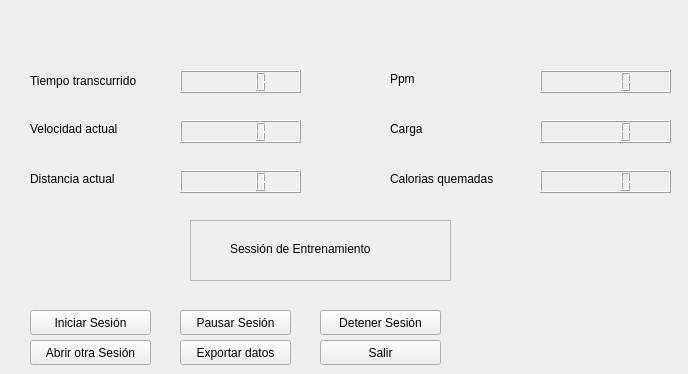
<?xml version="1.0" encoding="UTF-8"?>
<ui version="4.0">
 <class>weightwindow</class>
 <widget class="QWidget" name="weightwindow">
  <property name="geometry">
   <rect>
    <x>0</x>
    <y>0</y>
    <width>688</width>
    <height>374</height>
   </rect>
  </property>
  <property name="windowTitle">
   <string>Form</string>
  </property>
  <widget class="QLabel" name="label">
   <property name="geometry">
    <rect>
     <x>30</x>
     <y>70</y>
     <width>151</width>
     <height>21</height>
    </rect>
   </property>
   <property name="text">
    <string>Tiempo transcurrido</string>
   </property>
  </widget>
  <widget class="QLabel" name="label_2">
   <property name="geometry">
    <rect>
     <x>30</x>
     <y>120</y>
     <width>121</width>
     <height>17</height>
    </rect>
   </property>
   <property name="text">
    <string>Velocidad actual</string>
   </property>
  </widget>
  <widget class="QLabel" name="label_3">
   <property name="geometry">
    <rect>
     <x>30</x>
     <y>170</y>
     <width>111</width>
     <height>17</height>
    </rect>
   </property>
   <property name="text">
    <string>Distancia actual</string>
   </property>
  </widget>
  <widget class="QLabel" name="label_4">
   <property name="geometry">
    <rect>
     <x>390</x>
     <y>70</y>
     <width>67</width>
     <height>17</height>
    </rect>
   </property>
   <property name="text">
    <string>Ppm</string>
   </property>
  </widget>
  <widget class="QLabel" name="label_5">
   <property name="geometry">
    <rect>
     <x>390</x>
     <y>120</y>
     <width>67</width>
     <height>17</height>
    </rect>
   </property>
   <property name="text">
    <string>Carga</string>
   </property>
  </widget>
  <widget class="QLabel" name="label_6">
   <property name="geometry">
    <rect>
     <x>390</x>
     <y>170</y>
     <width>141</width>
     <height>17</height>
    </rect>
   </property>
   <property name="text">
    <string>Calorias quemadas</string>
   </property>
  </widget>
  <widget class="QLCDNumber" name="lcdNumber">
   <property name="geometry">
    <rect>
     <x>180</x>
     <y>70</y>
     <width>121</width>
     <height>23</height>
    </rect>
   </property>
  </widget>
  <widget class="QLCDNumber" name="lcdNumber_2">
   <property name="geometry">
    <rect>
     <x>180</x>
     <y>120</y>
     <width>121</width>
     <height>23</height>
    </rect>
   </property>
  </widget>
  <widget class="QLCDNumber" name="lcdNumber_3">
   <property name="geometry">
    <rect>
     <x>180</x>
     <y>170</y>
     <width>121</width>
     <height>23</height>
    </rect>
   </property>
  </widget>
  <widget class="QLCDNumber" name="lcdNumber_4">
   <property name="geometry">
    <rect>
     <x>540</x>
     <y>70</y>
     <width>131</width>
     <height>23</height>
    </rect>
   </property>
  </widget>
  <widget class="QLCDNumber" name="lcdNumber_5">
   <property name="geometry">
    <rect>
     <x>540</x>
     <y>120</y>
     <width>131</width>
     <height>23</height>
    </rect>
   </property>
  </widget>
  <widget class="QLCDNumber" name="lcdNumber_6">
   <property name="geometry">
    <rect>
     <x>540</x>
     <y>170</y>
     <width>131</width>
     <height>23</height>
    </rect>
   </property>
  </widget>
  <widget class="QFrame" name="frame">
   <property name="geometry">
    <rect>
     <x>190</x>
     <y>220</y>
     <width>261</width>
     <height>61</height>
    </rect>
   </property>
   <property name="frameShape">
    <enum>QFrame::StyledPanel</enum>
   </property>
   <property name="frameShadow">
    <enum>QFrame::Raised</enum>
   </property>
   <widget class="QLabel" name="label_7">
    <property name="geometry">
     <rect>
      <x>40</x>
      <y>20</y>
      <width>201</width>
      <height>17</height>
     </rect>
    </property>
    <property name="text">
     <string>Sessión de Entrenamiento</string>
    </property>
   </widget>
  </widget>
  <widget class="QPushButton" name="pushButton">
   <property name="geometry">
    <rect>
     <x>30</x>
     <y>310</y>
     <width>121</width>
     <height>25</height>
    </rect>
   </property>
   <property name="text">
    <string>Iniciar Sesión</string>
   </property>
  </widget>
  <widget class="QPushButton" name="pushButton_2">
   <property name="geometry">
    <rect>
     <x>30</x>
     <y>340</y>
     <width>121</width>
     <height>25</height>
    </rect>
   </property>
   <property name="text">
    <string>Abrir otra Sesión</string>
   </property>
  </widget>
  <widget class="QPushButton" name="pushButton_3">
   <property name="geometry">
    <rect>
     <x>180</x>
     <y>310</y>
     <width>111</width>
     <height>25</height>
    </rect>
   </property>
   <property name="text">
    <string>Pausar Sesión</string>
   </property>
  </widget>
  <widget class="QPushButton" name="pushButton_4">
   <property name="geometry">
    <rect>
     <x>180</x>
     <y>340</y>
     <width>111</width>
     <height>25</height>
    </rect>
   </property>
   <property name="text">
    <string>Exportar datos</string>
   </property>
  </widget>
  <widget class="QPushButton" name="pushButton_5">
   <property name="geometry">
    <rect>
     <x>320</x>
     <y>310</y>
     <width>121</width>
     <height>25</height>
    </rect>
   </property>
   <property name="text">
    <string>Detener Sesión</string>
   </property>
  </widget>
  <widget class="QPushButton" name="pushButton_6">
   <property name="geometry">
    <rect>
     <x>320</x>
     <y>340</y>
     <width>121</width>
     <height>25</height>
    </rect>
   </property>
   <property name="text">
    <string>Salir</string>
   </property>
  </widget>
 </widget>
 <resources/>
 <connections/>
</ui>
